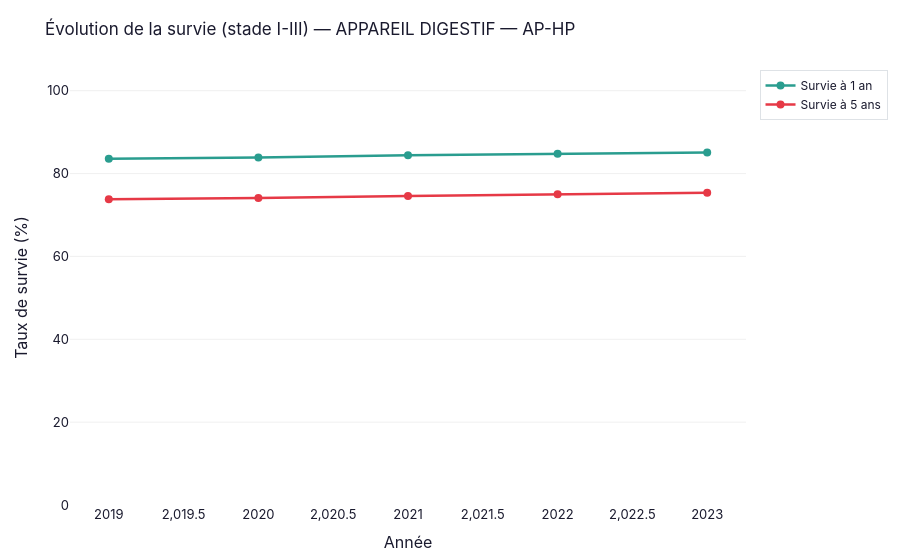

Notebook code cell kept with this figure:
### Code cell
if not surv_org.empty:
    fig_surv_evo = survival_evolution(surv, ENTITY, APPAREIL, organe=ORGANE, stade='I-III')
else:
    fig_surv_evo = survival_evolution(surv, ENTITY, APPAREIL, stade='I-III')
fig_surv_evo.show()

### Figure 1 — Plotly figure (JSON) as saved in the notebook; plotly's stock layout.template omitted (floating-point values rounded to 4 significant figures)
{"data": [{"hovertemplate": "Survie 1 an : %{y}%<extra></extra>", "line": {"color": "#2A9D8F", "width": 2.5}, "marker": {"size": 8}, "mode": "lines+markers", "name": "Survie à 1 an", "type": "scatter", "x": [2019, 2020, 2021, 2022, 2023], "y": [83.6, 83.9, 84.4, 84.8, 85.1]}, {"hovertemplate": "Survie 5 ans : %{y}%<extra></extra>", "line": {"color": "#E63946", "width": 2.5}, "marker": {"size": 8}, "mode": "lines+markers", "name": "Survie à 5 ans", "type": "scatter", "x": [2019, 2020, 2021, 2022, 2023], "y": [73.8, 74.1, 74.6, 75.0, 75.4]}], "layout": {"font": {"color": "#1A1A2E", "family": "Inter, Arial, sans-serif", "size": 13}, "hovermode": "x unified", "legend": {"bgcolor": "rgba(255,255,255,0.95)", "bordercolor": "#DEE2E6", "borderwidth": 1, "font": {"size": 12}}, "margin": {"b": 50, "l": 70, "r": 30, "t": 70}, "paper_bgcolor": "white", "plot_bgcolor": "white", "title": {"font": {"size": 17}, "text": "Évolution de la survie (stade I-III) — APPAREIL DIGESTIF — AP-HP"}, "xaxis": {"showgrid": false, "title": {"text": "Année"}, "zeroline": false}, "yaxis": {"gridcolor": "#F0F0F0", "range": [0, 105], "showgrid": true, "title": {"text": "Taux de survie (%)"}, "zeroline": false}}}
